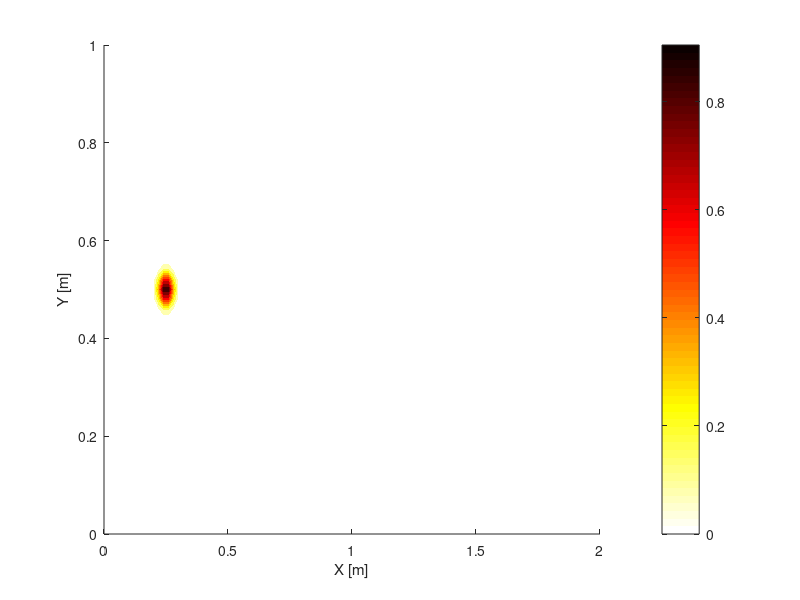

MATLAB code to generate this figure: (Note: this script raises an error after producing the figure.)
D = 0.0001; % m^2/s
L_x = 2; % m
L_y = 1; % m
dx = 0.02; % m
dy = 0.02; % m

N_x = round(L_x / dx); % Number of nodes in x
N_y = round(L_y / dy); % Number of nodes in y

u_0 = zeros(N_y, N_x); % Note: N_y and N_x swapped to match Y and X meshgrid dimensions

[X, Y] = meshgrid((0:N_x-1) * dx, (0:N_y-1) * dy);
u_0 = exp(-1000 * ((X - L_x / 8).^2 + (Y - L_y / 2).^2));

figure;

% Plot using X and Y
pcolor(X, Y, u_0); 
shading interp;
colormap(flipud(hot));

% Set the axis limits to match the dimensions L_x and L_y
xlim([0 L_x]);
ylim([0 L_y]);

% Add filled contour lines
hold on;
contourf(X, Y, u_0, 10, 'LineColor', 'none');
hold off;

% Remove upper and right axis bars
box off;

% Label x and y axis
xlabel('X [m]');
ylabel('Y [m]');

% Add color bar and adjust its position
cbar = colorbar; % Assign colorbar handle for labeling
cbar.Label.String = 'Concentration'; % Labeling the colorbar
cbar.Label.Position = [cbar.Label.Position(1), max(Y(:))+0.03, cbar.Label.Position(3)]; % Adjust position above the color bar

% Add title
title('t = 0.000 [s]');






